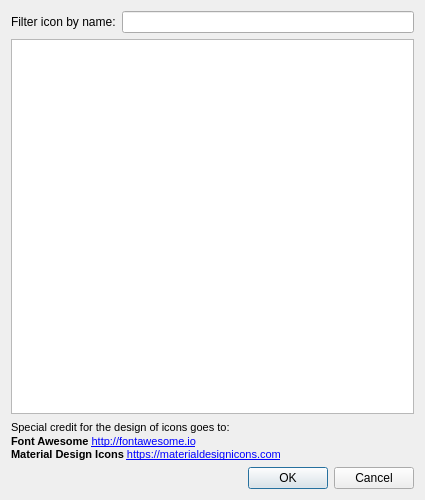
<?xml version="1.0" encoding="UTF-8"?>
<ui version="4.0">
 <class>FontIconDialog</class>
 <widget class="QDialog" name="FontIconDialog">
  <property name="geometry">
   <rect>
    <x>0</x>
    <y>0</y>
    <width>425</width>
    <height>500</height>
   </rect>
  </property>
  <property name="sizePolicy">
   <sizepolicy hsizetype="Preferred" vsizetype="Preferred">
    <horstretch>0</horstretch>
    <verstretch>0</verstretch>
   </sizepolicy>
  </property>
  <property name="minimumSize">
   <size>
    <width>400</width>
    <height>500</height>
   </size>
  </property>
  <property name="windowTitle">
   <string>Select an icon</string>
  </property>
  <property name="modal">
   <bool>true</bool>
  </property>
  <layout class="QVBoxLayout" name="verticalLayout">
   <item>
    <layout class="QHBoxLayout" name="horizontalLayout">
     <item>
      <widget class="QLabel" name="label">
       <property name="text">
        <string>Filter icon by name:</string>
       </property>
      </widget>
     </item>
     <item>
      <widget class="QLineEdit" name="iconNameFilterLineEdit">
       <property name="toolTip">
        <string>Enter a regular expressionto filter the icon names</string>
       </property>
      </widget>
     </item>
    </layout>
   </item>
   <item>
    <widget class="QListWidget" name="iconListWidget"/>
   </item>
   <item>
    <widget class="QLabel" name="iconsCreditLabel">
     <property name="text">
      <string>&lt;html&gt;&lt;head/&gt;&lt;body&gt;&lt;p&gt;&lt;span style=&quot; font-size:8pt;&quot;&gt;Special credit for the design of icons goes to:&lt;/span&gt;&lt;br/&gt;&lt;span style=&quot; font-size:8pt; font-weight:600;&quot;&gt;Font Awesome &lt;/span&gt;&lt;a href=&quot;http://fontawesome.io&quot;&gt;&lt;span style=&quot; font-size:8pt; color:#0000ff;&quot;&gt;http://fontawesome.io&lt;/span&gt;&lt;/a&gt;&lt;br/&gt;
&lt;span style=&quot; font-size:8pt; font-weight:600;&quot;&gt;Material Design Icons &lt;/span&gt;&lt;a href=&quot;https://materialdesignicons.com&quot;&gt;&lt;span style=&quot;font-size:8pt;color:#0000ff;&quot;&gt;https://materialdesignicons.com&lt;/span&gt;&lt;/a&gt;&lt;/p&gt;&lt;/body&gt;&lt;/html&gt;</string>
     </property>
     <property name="textFormat">
      <enum>Qt::AutoText</enum>
     </property>
     <property name="scaledContents">
      <bool>false</bool>
     </property>
     <property name="margin">
      <number>0</number>
     </property>
     <property name="openExternalLinks">
      <bool>false</bool>
     </property>
    </widget>
   </item>
   <item>
    <widget class="QDialogButtonBox" name="buttonBox">
     <property name="orientation">
      <enum>Qt::Horizontal</enum>
     </property>
     <property name="standardButtons">
      <set>QDialogButtonBox::Cancel|QDialogButtonBox::Ok</set>
     </property>
    </widget>
   </item>
  </layout>
 </widget>
 <resources/>
 <connections>
  <connection>
   <sender>buttonBox</sender>
   <signal>accepted()</signal>
   <receiver>FontIconDialog</receiver>
   <slot>accept()</slot>
   <hints>
    <hint type="sourcelabel">
     <x>248</x>
     <y>254</y>
    </hint>
    <hint type="destinationlabel">
     <x>157</x>
     <y>274</y>
    </hint>
   </hints>
  </connection>
  <connection>
   <sender>buttonBox</sender>
   <signal>rejected()</signal>
   <receiver>FontIconDialog</receiver>
   <slot>reject()</slot>
   <hints>
    <hint type="sourcelabel">
     <x>316</x>
     <y>260</y>
    </hint>
    <hint type="destinationlabel">
     <x>286</x>
     <y>274</y>
    </hint>
   </hints>
  </connection>
  <connection>
   <sender>iconListWidget</sender>
   <signal>itemDoubleClicked(QListWidgetItem*)</signal>
   <receiver>FontIconDialog</receiver>
   <slot>accept()</slot>
   <hints>
    <hint type="sourcelabel">
     <x>212</x>
     <y>208</y>
    </hint>
    <hint type="destinationlabel">
     <x>212</x>
     <y>249</y>
    </hint>
   </hints>
  </connection>
 </connections>
</ui>
